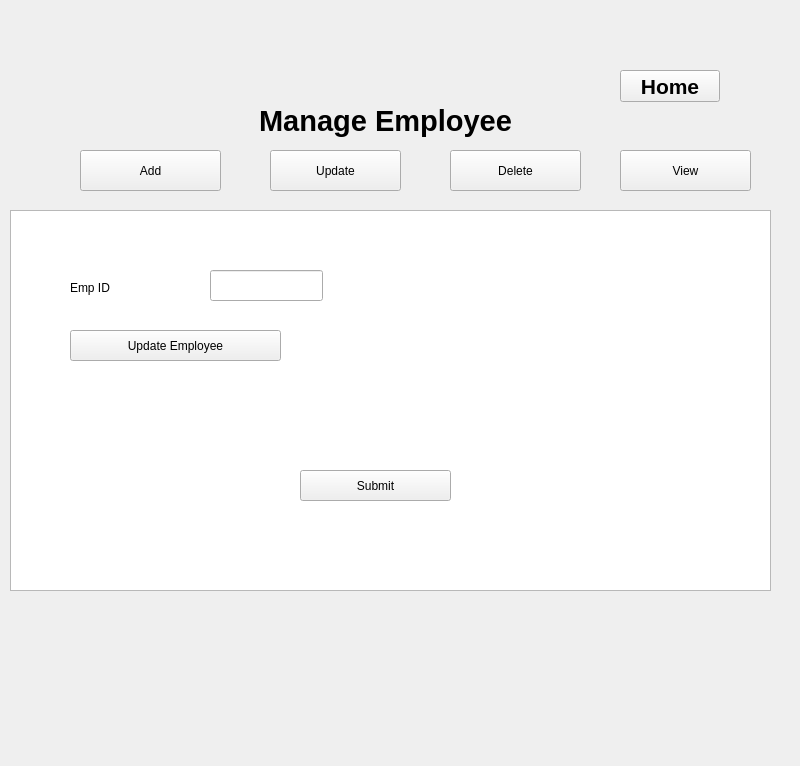
<?xml version="1.0" encoding="UTF-8"?>
<ui version="4.0">
 <class>ManageEmployeeWidget</class>
 <widget class="QWidget" name="ManageEmployeeWidget">
  <property name="geometry">
   <rect>
    <x>0</x>
    <y>0</y>
    <width>800</width>
    <height>766</height>
   </rect>
  </property>
  <property name="font">
   <font>
    <bold>false</bold>
   </font>
  </property>
  <property name="windowTitle">
   <string>Form</string>
  </property>
  <widget class="QLabel" name="label">
   <property name="geometry">
    <rect>
     <x>240</x>
     <y>90</y>
     <width>291</width>
     <height>61</height>
    </rect>
   </property>
   <property name="font">
    <font>
     <pointsize>22</pointsize>
     <bold>true</bold>
    </font>
   </property>
   <property name="text">
    <string>Manage Employee</string>
   </property>
   <property name="alignment">
    <set>Qt::AlignCenter</set>
   </property>
  </widget>
  <widget class="QPushButton" name="pushButton">
   <property name="geometry">
    <rect>
     <x>620</x>
     <y>70</y>
     <width>100</width>
     <height>32</height>
    </rect>
   </property>
   <property name="font">
    <font>
     <pointsize>16</pointsize>
     <bold>true</bold>
    </font>
   </property>
   <property name="text">
    <string>Home</string>
   </property>
  </widget>
  <widget class="QPushButton" name="pushButton_2">
   <property name="geometry">
    <rect>
     <x>80</x>
     <y>150</y>
     <width>141</width>
     <height>41</height>
    </rect>
   </property>
   <property name="text">
    <string>Add</string>
   </property>
  </widget>
  <widget class="QPushButton" name="pushButton_5">
   <property name="geometry">
    <rect>
     <x>270</x>
     <y>150</y>
     <width>131</width>
     <height>41</height>
    </rect>
   </property>
   <property name="text">
    <string>Update</string>
   </property>
  </widget>
  <widget class="QPushButton" name="pushButton_Delete">
   <property name="geometry">
    <rect>
     <x>450</x>
     <y>150</y>
     <width>131</width>
     <height>41</height>
    </rect>
   </property>
   <property name="text">
    <string>Delete</string>
   </property>
  </widget>
  <widget class="QLineEdit" name="lineEdit">
   <property name="geometry">
    <rect>
     <x>162</x>
     <y>231</y>
     <width>141</width>
     <height>31</height>
    </rect>
   </property>
   <property name="font">
    <font>
     <bold>false</bold>
    </font>
   </property>
   <property name="text">
    <string/>
   </property>
  </widget>
  <widget class="QLineEdit" name="lineEdit_2">
   <property name="geometry">
    <rect>
     <x>162</x>
     <y>331</y>
     <width>141</width>
     <height>31</height>
    </rect>
   </property>
   <property name="font">
    <font>
     <bold>false</bold>
    </font>
   </property>
   <property name="text">
    <string/>
   </property>
  </widget>
  <widget class="QLineEdit" name="lineEdit_5">
   <property name="geometry">
    <rect>
     <x>510</x>
     <y>290</y>
     <width>141</width>
     <height>31</height>
    </rect>
   </property>
   <property name="font">
    <font>
     <bold>false</bold>
    </font>
   </property>
   <property name="text">
    <string/>
   </property>
  </widget>
  <widget class="QLineEdit" name="lineEdit_6">
   <property name="geometry">
    <rect>
     <x>510</x>
     <y>240</y>
     <width>141</width>
     <height>31</height>
    </rect>
   </property>
   <property name="font">
    <font>
     <bold>false</bold>
    </font>
   </property>
   <property name="text">
    <string/>
   </property>
  </widget>
  <widget class="QLineEdit" name="lineEdit_7">
   <property name="geometry">
    <rect>
     <x>162</x>
     <y>281</y>
     <width>141</width>
     <height>31</height>
    </rect>
   </property>
   <property name="font">
    <font>
     <bold>false</bold>
    </font>
   </property>
   <property name="text">
    <string/>
   </property>
  </widget>
  <widget class="QLineEdit" name="lineEdit_8">
   <property name="geometry">
    <rect>
     <x>162</x>
     <y>390</y>
     <width>141</width>
     <height>31</height>
    </rect>
   </property>
   <property name="font">
    <font>
     <bold>false</bold>
    </font>
   </property>
   <property name="text">
    <string/>
   </property>
  </widget>
  <widget class="QLabel" name="label_2">
   <property name="geometry">
    <rect>
     <x>40</x>
     <y>230</y>
     <width>81</width>
     <height>31</height>
    </rect>
   </property>
   <property name="font">
    <font>
     <pointsize>11</pointsize>
     <bold>false</bold>
    </font>
   </property>
   <property name="text">
    <string>Name</string>
   </property>
  </widget>
  <widget class="QLabel" name="label_3">
   <property name="geometry">
    <rect>
     <x>40</x>
     <y>280</y>
     <width>91</width>
     <height>31</height>
    </rect>
   </property>
   <property name="font">
    <font>
     <pointsize>11</pointsize>
     <bold>false</bold>
    </font>
   </property>
   <property name="text">
    <string>Mobile No</string>
   </property>
  </widget>
  <widget class="QLabel" name="label_5">
   <property name="geometry">
    <rect>
     <x>40</x>
     <y>340</y>
     <width>61</width>
     <height>21</height>
    </rect>
   </property>
   <property name="font">
    <font>
     <pointsize>11</pointsize>
     <bold>false</bold>
    </font>
   </property>
   <property name="text">
    <string>State</string>
   </property>
  </widget>
  <widget class="QLabel" name="label_6">
   <property name="geometry">
    <rect>
     <x>40</x>
     <y>390</y>
     <width>71</width>
     <height>31</height>
    </rect>
   </property>
   <property name="font">
    <font>
     <pointsize>11</pointsize>
     <bold>false</bold>
    </font>
   </property>
   <property name="text">
    <string>City</string>
   </property>
  </widget>
  <widget class="QLabel" name="label_7">
   <property name="geometry">
    <rect>
     <x>390</x>
     <y>390</y>
     <width>91</width>
     <height>31</height>
    </rect>
   </property>
   <property name="font">
    <font>
     <pointsize>11</pointsize>
     <bold>false</bold>
    </font>
   </property>
   <property name="text">
    <string>Grade Name</string>
   </property>
  </widget>
  <widget class="QLabel" name="label_8">
   <property name="geometry">
    <rect>
     <x>388</x>
     <y>340</y>
     <width>81</width>
     <height>31</height>
    </rect>
   </property>
   <property name="font">
    <font>
     <pointsize>11</pointsize>
     <bold>false</bold>
    </font>
   </property>
   <property name="text">
    <string>Department</string>
   </property>
  </widget>
  <widget class="QLabel" name="label_9">
   <property name="geometry">
    <rect>
     <x>420</x>
     <y>290</y>
     <width>71</width>
     <height>31</height>
    </rect>
   </property>
   <property name="font">
    <font>
     <pointsize>11</pointsize>
     <bold>false</bold>
    </font>
   </property>
   <property name="text">
    <string>DOJ</string>
   </property>
  </widget>
  <widget class="QLabel" name="label_10">
   <property name="geometry">
    <rect>
     <x>420</x>
     <y>240</y>
     <width>71</width>
     <height>31</height>
    </rect>
   </property>
   <property name="font">
    <font>
     <pointsize>11</pointsize>
     <bold>false</bold>
    </font>
   </property>
   <property name="text">
    <string>DOB</string>
   </property>
  </widget>
  <widget class="QComboBox" name="comboBox">
   <property name="geometry">
    <rect>
     <x>510</x>
     <y>340</y>
     <width>141</width>
     <height>31</height>
    </rect>
   </property>
   <property name="font">
    <font>
     <bold>false</bold>
    </font>
   </property>
   <item>
    <property name="text">
     <string/>
    </property>
   </item>
  </widget>
  <widget class="QComboBox" name="comboBox_2">
   <property name="geometry">
    <rect>
     <x>510</x>
     <y>390</y>
     <width>141</width>
     <height>31</height>
    </rect>
   </property>
   <property name="font">
    <font>
     <bold>false</bold>
    </font>
   </property>
   <item>
    <property name="text">
     <string/>
    </property>
   </item>
  </widget>
  <widget class="QPushButton" name="pushButton_3">
   <property name="geometry">
    <rect>
     <x>320</x>
     <y>530</y>
     <width>151</width>
     <height>51</height>
    </rect>
   </property>
   <property name="font">
    <font>
     <bold>false</bold>
    </font>
   </property>
   <property name="text">
    <string>Add Employee</string>
   </property>
  </widget>
  <widget class="QPushButton" name="pushButton_view">
   <property name="geometry">
    <rect>
     <x>620</x>
     <y>150</y>
     <width>131</width>
     <height>41</height>
    </rect>
   </property>
   <property name="text">
    <string>View</string>
   </property>
  </widget>
  <widget class="QTableWidget" name="tableWidget_employees">
   <property name="geometry">
    <rect>
     <x>10</x>
     <y>210</y>
     <width>761</width>
     <height>381</height>
    </rect>
   </property>
  </widget>
  <widget class="QPushButton" name="pushButton_4">
   <property name="geometry">
    <rect>
     <x>70</x>
     <y>330</y>
     <width>211</width>
     <height>31</height>
    </rect>
   </property>
   <property name="text">
    <string>Update Employee</string>
   </property>
  </widget>
  <widget class="QLabel" name="label_4">
   <property name="geometry">
    <rect>
     <x>70</x>
     <y>280</y>
     <width>141</width>
     <height>16</height>
    </rect>
   </property>
   <property name="text">
    <string>Emp ID</string>
   </property>
  </widget>
  <widget class="QLineEdit" name="lineEdit_3">
   <property name="geometry">
    <rect>
     <x>210</x>
     <y>270</y>
     <width>113</width>
     <height>31</height>
    </rect>
   </property>
  </widget>
  <widget class="QPushButton" name="pushButton_6">
   <property name="geometry">
    <rect>
     <x>300</x>
     <y>470</y>
     <width>151</width>
     <height>31</height>
    </rect>
   </property>
   <property name="text">
    <string>Submit</string>
   </property>
  </widget>
 </widget>
 <resources/>
 <connections/>
</ui>
